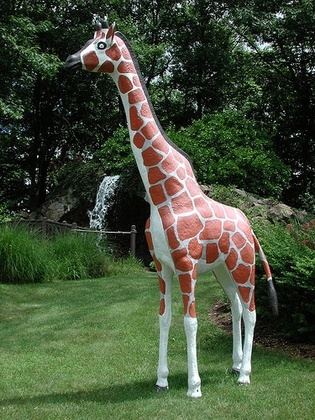
%> input picture HW2/statue.jpg, 315 x 420 px, shrunk from 375 x 500 before the run
$ octave part4.m   (GNU Octave 9; MATLAB toolbox functions it lacks are replaced by stand-ins)
%> lines starting %> are read from the running program, lines starting %| are printed output that depends on the picture; in (x1, y1, x2, y2) boxes, pixels count from 0 and x2, y2 are one past the last pixel; in counts of white or black regions, pixels touching at a corner belong together; the program's own positions count from 1

clear all;
close all;
I=imread('statue.jpg');
%> I is the input picture: size 420x315x3 uint8; mean R, G, B 68.7, 80.2, 57
I=rgb2gray(I);
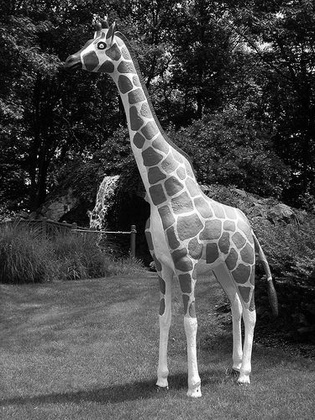
%> I: size 420x315 uint8; min 0, max 255, mean 74.1

[m,n] = size(I);
%> m = 420; n = 315
shape = 100;
cropped = I(round(m/2-shape):round(m/2+shape)-1,round(n/2-shape):round(n/2+shape)-1);
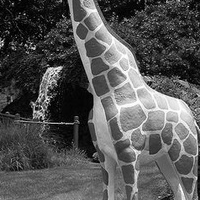
%> cropped: size 200x200 uint8; min 0, max 255, mean 84.6

spec = fftshift(log(abs(fft2(cropped))+1));
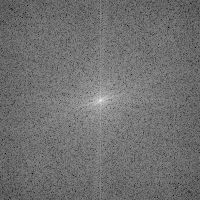
%> spec: size 200x200 double; min 2.55, max 15.03, mean 8.05; drawn with min black and max white
specForIft = fftshift(fft2(cropped));

% [22 lines of commented-out code are left out]

%%Part  c
% [17 lines of commented-out code are left out]
n0 = 200^2;
M1 = n0/8;
M2 = n0/64;
[sorted] = sort(abs(specForIft(:)),'descend');
T1 = sorted(M1);
%> T1 = 7611.5
T2 = sorted(M2);
%> T2 = 22154.2
disp (T1);
%| 7611.5
disp (T2);
%| 2.2154e+04
trueOrFalse1 = (abs(specForIft) >= T1);
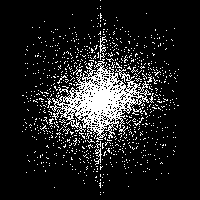
%> trueOrFalse1: size 200x200 logical; 12.5% white in thin lines or dots, all inside (x1, y1, x2, y2) = (22, 0, 179, 195)
trueOrFalse2 = (abs(specForIft) >= T2);
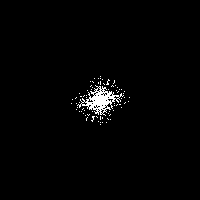
%> trueOrFalse2: size 200x200 logical; 1.6% white; 73 white regions (72 under 20 px), largest, box (x1, y1, x2, y2) and area: (77, 85, 124, 116) 503
newFFT1 = specForIft .* trueOrFalse1;
newFFT2 = specForIft .* trueOrFalse2;
newImg1 = real(ifft2(ifftshift(newFFT1)));
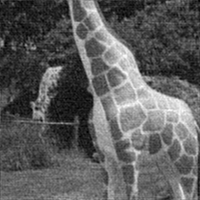
%> newImg1: size 200x200 double; min -23.28, max 271.4, mean 84.6; drawn with min black and max white
newImg2 = real(ifft2(ifftshift(newFFT2)));
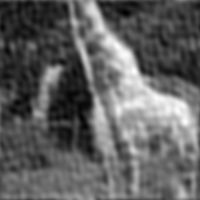
%> newImg2: size 200x200 double; min -15.89, max 248.9, mean 84.6; drawn with min black and max white
figure; imshow(uint8(newImg1));
figure; imshow(uint8(newImg2));

function [quality] = findQuality(f, fapprox)
    inner = norm(f-fapprox)/norm(f);
    quality = -20*log10(inner);
end

function [newImg] = findBlurredImg(M,img)
%do the square function
[m,n] = size(img);
square = zeros(200);
lower = -sqrt(M)/2+m/2;
upper = sqrt(M)/2+m/2;
for row = 1:m
    for col = 1:n
        if (row >= lower && row <=upper && col >= lower && col <=upper)
            square(row,col) = img(row,col);
        end
    end
end

%take the inveres
newImg = real(ifft2(ifftshift(square)));
%figure; imshow(uint8(newImg));
end
